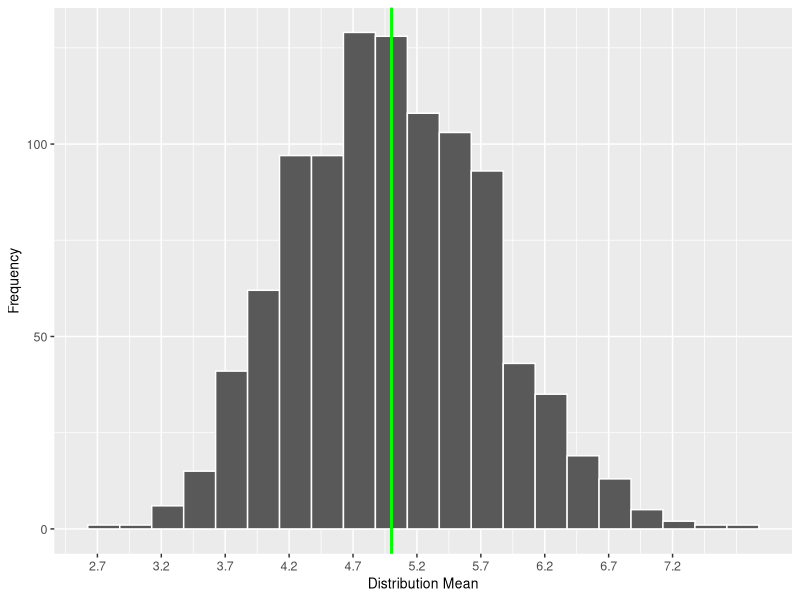
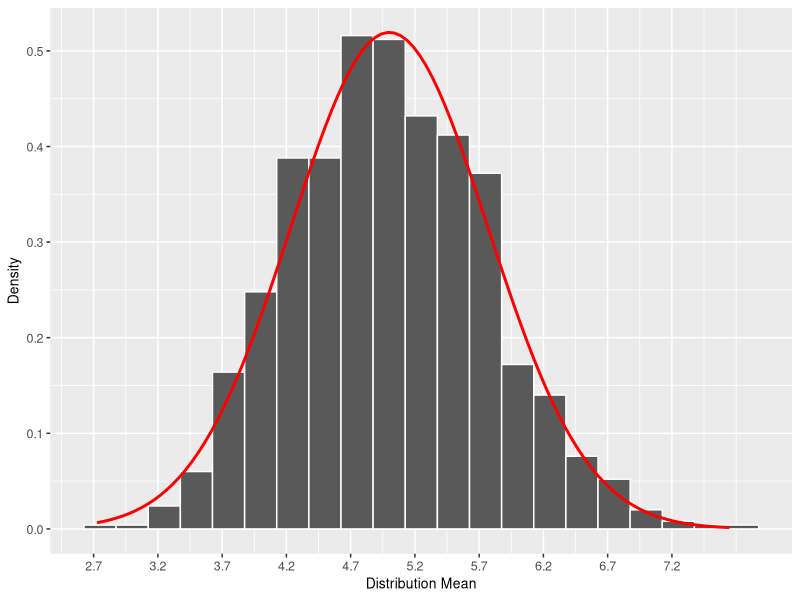
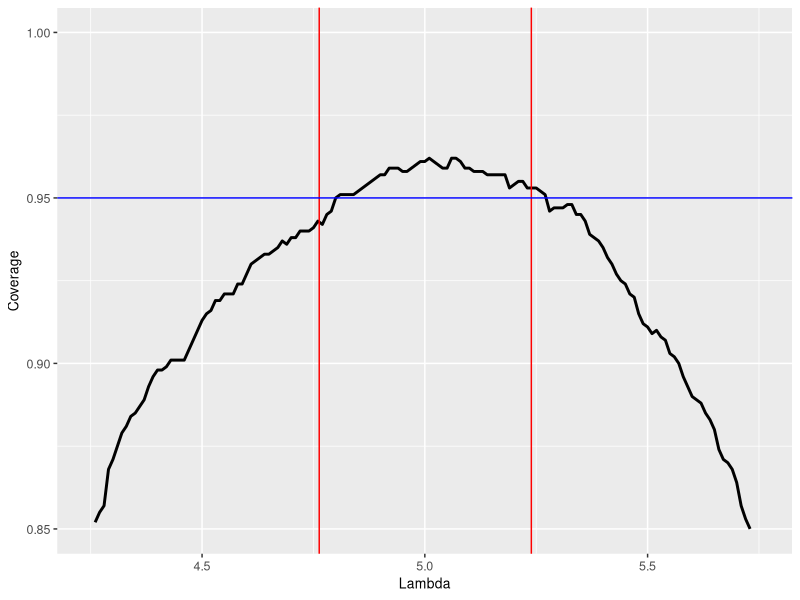

Write R code to recreate these figures, in order.
## ---- chunk 1
require(ggplot2)
require(knitr)

set.seed(987654)
opts_chunk$set(echo=TRUE, message=FALSE, cache=FALSE)
## ---- chunk 2
lambda <- 0.2; s <- 40; n <- 1000;
dist <- matrix(rexp(s*n, rate=lambda), ncol=s, nrow=n)
distMean <- rowMeans(dist)
## ---- chunk 3
centerTheoretical <- 1/lambda; centerCalculated <- mean(distMean);
## ---- chunk 4
pl <- ggplot(data=data.frame(distMean), aes(x=distMean)) +
  geom_histogram(binwidth=0.25, colour='white') + 
  #ggtitle('Distribution Mean Frequency') + 
  xlab('Distribution Mean') + 
  scale_x_continuous(breaks = round(seq(min(distMean), max(distMean), by = 0.5),1)) + 
  geom_vline(xintercept=centerCalculated, colour='green', size=1) + 
  ylab('Frequency') +
  theme(title=element_text(size=9),
        axis.text=element_text(size=9),
        axis.title=element_text(size=10))
print(pl)
## ---- chunk 5
sdTheoretical <- (1/lambda)*(1/sqrt(s)); sdCalculated <- sd(distMean);
varTheoretical <- sdTheoretical^2; varCalculated <- sdCalculated^2;
## ---- chunk 6
pl <- ggplot(data=data.frame(distMean), aes(x=distMean)) +
  geom_histogram(aes(y = ..density..), binwidth=0.25, colour='white') + 
    #ggtitle('Calculated Distribution vs Normal Distribution') + 
    xlab('Distribution Mean') + 
    scale_x_continuous(breaks = round(seq(min(distMean), max(distMean), by = 0.5),1)) + 
    ylab('Density') +
    stat_function(
      fun = dnorm, 
      args = with(data.frame(distMean), c(mean = mean(distMean), sd = sd(distMean))), 
      colour='red', size=1) +
    theme(title=element_text(size=9),
        axis.text=element_text(size=9),
        axis.title=element_text(size=10))
print(pl)
## ---- chunk 7
calcCover <- function(x) {
  offset <-  (1.96 * sqrt(1/lambda**2/s));
  ll <- distMean - offset; ul <- distMean + offset;
  mean(ll < x & ul > x)
}
lambdas <- seq(4.25, 5.75, by=0.01); cover <- sapply(lambdas, calcCover);
vBounds <- centerCalculated + (c(-1,1) * 1.96 * sdCalculated/sqrt(s))
## ---- chunk 8
pl <- ggplot(data.frame(lambdas, cover), aes(x = lambdas, y = cover)) + 
  geom_line(size = 1) + 
  geom_vline(xintercept=vBounds, col="red") +
  geom_hline(yintercept = 0.95, col="blue") + 
  xlab('Lambda') +
  ylab('Coverage') +
    ylim(.85, 1.0) +
    theme(title=element_text(size=9),
        axis.text=element_text(size=9),
        axis.title=element_text(size=10))

print(pl)
